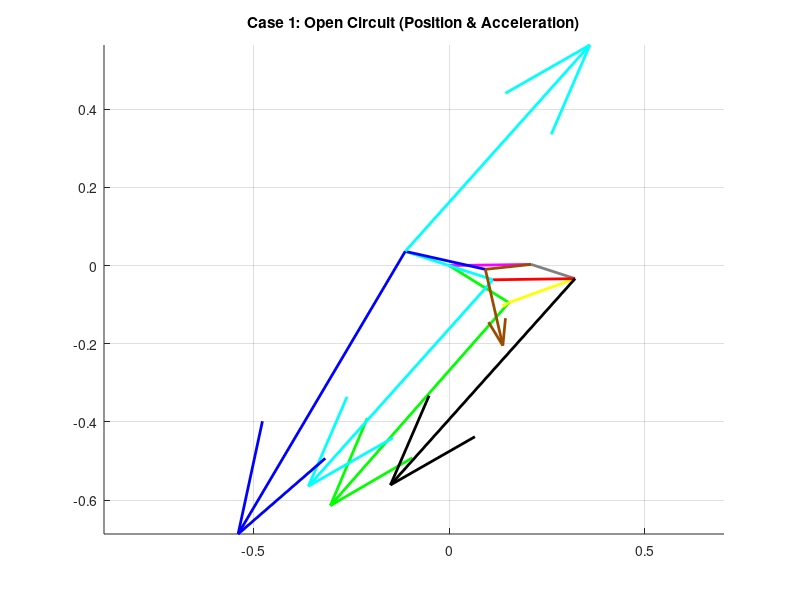
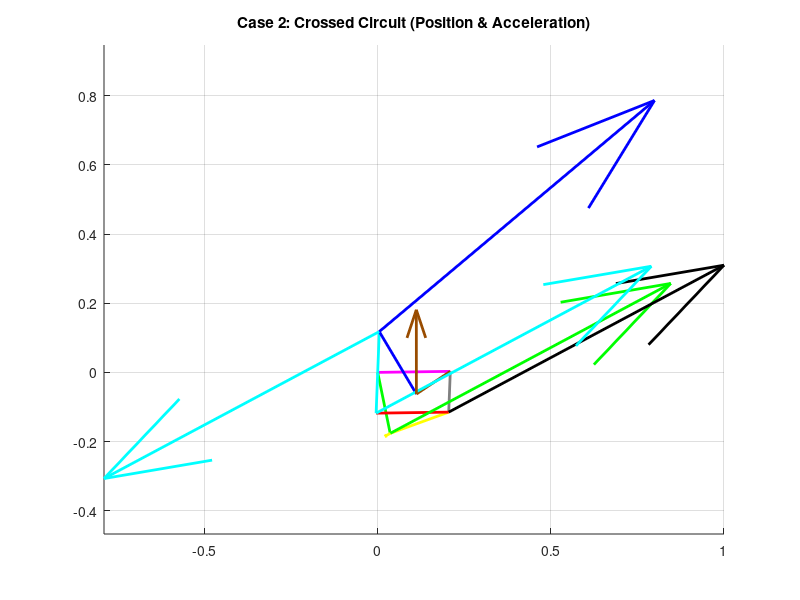

These charts were generated, in order, by the following MATLAB code:
clear all
close all
clc

% ==========================================
% SECTION 1: PARAMETERS & INPUT
% ==========================================
L1 = 0.210; % Ground (Pink)
L2_Loop1 = 0.180; % Green
L3_Loop1 = 0.180; % Yellow
L4_Shared = 0.118; % Grey

L2_Loop2 = 0.118; % Cyan
L3_Loop2 = 0.210; % Red

L2_Loop3 = 0.118; % Cyan (Extended)
L3_Loop3 = 0.210; % Blue
L4_Loop3 = 0.118; % Brown

d = L1;
offset_deg = 0.81;
offset = deg2rad(offset_deg);

q3d_global = 19.94; 
q3 = deg2rad(q3d_global) - offset;

w_Yellow = -2.2;      % Input Angular Velocity
alpha_Yellow = -0.8;  % Input Angular Acceleration

% ==========================================
% SECTION 2: POSITION ANALYSIS
% ==========================================

% --- LOOP 1 ---
a = L2_Loop1; b = L3_Loop1; c = L4_Shared;
K1=d/b; K2=d/c; K3=(b^2-a^2+c^2+d^2)/(2*b*c); K4=d/a; K5=(c^2-d^2-b^2-a^2)/(2*b*a);
A=cos(q3)-K1-K2*cos(q3)+K3; B=-2*sin(q3); C=K1-(K2+1)*cos(q3)+K3;
D=cos(q3)-K1+K4*cos(q3)+K5; E=-2*sin(q3); F=K1+(K4-1)*cos(q3)+K5;

q4_L1_open = 2*atan((-B - sqrt(B^2 - 4*A*C))/(2*A));
q2_L1_open = 2*atan((-E - sqrt(E^2 - 4*D*F))/(2*D));
q4_L1_cross = 2*atan((-B + sqrt(B^2 - 4*A*C))/(2*A));
q2_L1_cross = 2*atan((-E + sqrt(E^2 - 4*D*F))/(2*D));

% --- LOOP 2 ---
a = L2_Loop2; b = L3_Loop2; c = L4_Shared;
K1_L2=d/c; K2_L2=d/a; K3_L2=(c^2-b^2+a^2+d^2)/(2*c*a); K4_L2=d/b; K5_L2=(a^2-d^2-c^2-b^2)/(2*c*b);

% Case 1 (Open)
q_in_1 = q4_L1_open;
A2_1=cos(q_in_1)-K1_L2-K2_L2*cos(q_in_1)+K3_L2; B2_1=-2*sin(q_in_1); C2_1=K1_L2-(K2_L2+1)*cos(q_in_1)+K3_L2;
D2_1=cos(q_in_1)-K1_L2+K4_L2*cos(q_in_1)+K5_L2; E2_1=-2*sin(q_in_1); F2_1=K1_L2+(K4_L2-1)*cos(q_in_1)+K5_L2;
q2_Cyan_1 = 2*atan((-B2_1 + sqrt(B2_1^2 - 4*A2_1*C2_1))/(2*A2_1)); 
q3_Red_1 = 2*atan((-E2_1 + sqrt(E2_1^2 - 4*D2_1*F2_1))/(2*D2_1));

% Case 2 (Crossed)
q_in_2 = q4_L1_cross;
A2_2=cos(q_in_2)-K1_L2-K2_L2*cos(q_in_2)+K3_L2; B2_2=-2*sin(q_in_2); C2_2=K1_L2-(K2_L2+1)*cos(q_in_2)+K3_L2;
D2_2=cos(q_in_2)-K1_L2+K4_L2*cos(q_in_2)+K5_L2; E2_2=-2*sin(q_in_2); F2_2=K1_L2+(K4_L2-1)*cos(q_in_2)+K5_L2;
q2_Cyan_2 = 2*atan((-B2_2 + sqrt(B2_2^2 - 4*A2_2*C2_2))/(2*A2_2)); 
q3_Red_2 = 2*atan((-E2_2 + sqrt(E2_2^2 - 4*D2_2*F2_2))/(2*D2_2));

% --- LOOP 3 ---
a = L2_Loop3; b = L3_Loop3; c = L4_Loop3;
K1_L3=d/a; K2_L3=d/c; K3_L3=(a^2-b^2+c^2+d^2)/(2*a*c); K4_L3=d/b; K5_L3=(c^2-d^2-a^2-b^2)/(2*a*b);

% Case 1 (Open)
q_in_3_1 = q2_Cyan_1 + pi;
A3_1=cos(q_in_3_1)-K1_L3-K2_L3*cos(q_in_3_1)+K3_L3; B3_1=-2*sin(q_in_3_1); C3_1=K1_L3-(K2_L3+1)*cos(q_in_3_1)+K3_L3;
D3_1=cos(q_in_3_1)-K1_L3+K4_L3*cos(q_in_3_1)+K5_L3; E3_1=-2*sin(q_in_3_1); F3_1=K1_L3+(K4_L3-1)*cos(q_in_3_1)+K5_L3;
q4_Brown_1 = 2*atan((-B3_1 + sqrt(B3_1^2 - 4*A3_1*C3_1))/(2*A3_1));
q3_Blue_1 = 2*atan((-E3_1 + sqrt(E3_1^2 - 4*D3_1*F3_1))/(2*D3_1));

% Case 2 (Crossed)
q_in_3_2 = q2_Cyan_2 + pi;
A3_2=cos(q_in_3_2)-K1_L3-K2_L3*cos(q_in_3_2)+K3_L3; B3_2=-2*sin(q_in_3_2); C3_2=K1_L3-(K2_L3+1)*cos(q_in_3_2)+K3_L3;
D3_2=cos(q_in_3_2)-K1_L3+K4_L3*cos(q_in_3_2)+K5_L3; E3_2=-2*sin(q_in_3_2); F3_2=K1_L3+(K4_L3-1)*cos(q_in_3_2)+K5_L3;
q4_Brown_2 = 2*atan((-B3_2 + sqrt(B3_2^2 - 4*A3_2*C3_2))/(2*A3_2));
q3_Blue_2 = 2*atan((-E3_2 + sqrt(E3_2^2 - 4*D3_2*F3_2))/(2*D3_2));

% ==========================================
% SECTION 3: VELOCITY ANALYSIS
% ==========================================

% --- Loop 1 ---
a=L2_Loop1; b=L3_Loop1; c=L4_Shared;
% Case 1
w_Grey_1 = (b * w_Yellow * sin(q3 - q2_L1_open)) / (c * sin(q4_L1_open - q2_L1_open));
w_Green_1 = (b * w_Yellow * sin(q4_L1_open - q3)) / (a * sin(q4_L1_open - q2_L1_open));
% Case 2
w_Grey_2 = (b * w_Yellow * sin(q3 - q2_L1_cross)) / (c * sin(q4_L1_cross - q2_L1_cross));
w_Green_2 = (b * w_Yellow * sin(q4_L1_cross - q3)) / (a * sin(q4_L1_cross - q2_L1_cross));

% --- Loop 2 ---
a=L2_Loop2; b=L3_Loop2; c=L4_Shared;
% Case 1
w_Cyan_1 = (c * w_Grey_1 * sin(q4_L1_open - q3_Red_1)) / (a * sin(q2_Cyan_1 - q3_Red_1));
w_Red_1 = (c * w_Grey_1 * sin(q4_L1_open - q2_Cyan_1)) / (b * sin(q3_Red_1 - q2_Cyan_1));
% Case 2
w_Cyan_2 = (c * w_Grey_2 * sin(q4_L1_cross - q3_Red_2)) / (a * sin(q2_Cyan_2 - q3_Red_2));
w_Red_2 = (c * w_Grey_2 * sin(q4_L1_cross - q2_Cyan_2)) / (b * sin(q3_Red_2 - q2_Cyan_2));

% --- Loop 3 ---
a=L2_Loop3; b=L3_Loop3; c=L4_Loop3;
% Case 1
w_Brown_1 = (a * w_Cyan_1 * sin(q_in_3_1 - q3_Blue_1)) / (c * sin(q4_Brown_1 - q3_Blue_1));
w_Blue_1 = (a * w_Cyan_1 * sin(q4_Brown_1 - q_in_3_1)) / (b * sin(q4_Brown_1 - q3_Blue_1));
% Case 2
w_Brown_2 = (a * w_Cyan_2 * sin(q_in_3_2 - q3_Blue_2)) / (c * sin(q4_Brown_2 - q3_Blue_2));
w_Blue_2 = (a * w_Cyan_2 * sin(q4_Brown_2 - q_in_3_2)) / (b * sin(q4_Brown_2 - q3_Blue_2));

% ==========================================
% SECTION 5: ACCELERATION ANALYSIS
% ==========================================
% Using Cramer's Rule Formula (A,B,C,D,E,F)
% Eq: A*x + B*y = C
%     D*x + E*y = F
% x = (C*E - B*F) / (A*E - B*D)
% y = (A*F - C*D) / (A*E - B*D)

% --- Loop 1: Green(2) + Yellow(3) - Grey(4) = 0 ---
% Unknowns: x=alpha_Green(2), y=alpha_Grey(4)
% Known: alpha_Yellow(3) = -0.8
a = L2_Loop1; b = L3_Loop1; c = L4_Shared;

% Case 1 (Open)
A_coef = -a*sin(q2_L1_open); 
B_coef = c*sin(q4_L1_open); % Note: Term -c*alpha4 moved to LHS becomes +c*sin
D_coef = a*cos(q2_L1_open); 
E_coef = -c*cos(q4_L1_open);

% RHS Terms (Moved w^2 and alpha_Yellow to RHS)
C_val = a*w_Green_1^2*cos(q2_L1_open) + b*w_Yellow^2*cos(q3) + b*alpha_Yellow*sin(q3) - c*w_Grey_1^2*cos(q4_L1_open);
F_val = a*w_Green_1^2*sin(q2_L1_open) + b*w_Yellow^2*sin(q3) - b*alpha_Yellow*cos(q3) - c*w_Grey_1^2*sin(q4_L1_open);

alpha_Green_1 = (C_val*E_coef - B_coef*F_val) / (A_coef*E_coef - B_coef*D_coef);
alpha_Grey_1  = (A_coef*F_val - C_val*D_coef) / (A_coef*E_coef - B_coef*D_coef);

% Case 2 (Crossed)
A_coef = -a*sin(q2_L1_cross); 
B_coef = c*sin(q4_L1_cross);
D_coef = a*cos(q2_L1_cross); 
E_coef = -c*cos(q4_L1_cross);

C_val = a*w_Green_2^2*cos(q2_L1_cross) + b*w_Yellow^2*cos(q3) + b*alpha_Yellow*sin(q3) - c*w_Grey_2^2*cos(q4_L1_cross);
F_val = a*w_Green_2^2*sin(q2_L1_cross) + b*w_Yellow^2*sin(q3) - b*alpha_Yellow*cos(q3) - c*w_Grey_2^2*sin(q4_L1_cross);

alpha_Green_2 = (C_val*E_coef - B_coef*F_val) / (A_coef*E_coef - B_coef*D_coef);
alpha_Grey_2  = (A_coef*F_val - C_val*D_coef) / (A_coef*E_coef - B_coef*D_coef);


% --- Loop 2: Cyan(2) + Red(3) - Grey(4) = 0 ---
% Unknowns: x=alpha_Cyan(2), y=alpha_Red(3)
% Known: alpha_Grey(4) from Loop 1
a = L2_Loop2; b = L3_Loop2; c = L4_Shared;

% Case 1
A_coef = -a*sin(q2_Cyan_1); 
B_coef = -b*sin(q3_Red_1);
D_coef = a*cos(q2_Cyan_1);  
E_coef = b*cos(q3_Red_1);

% RHS (Includes Grey Known Terms)
C_val = a*w_Cyan_1^2*cos(q2_Cyan_1) + b*w_Red_1^2*cos(q3_Red_1) - c*w_Grey_1^2*cos(q4_L1_open) - c*alpha_Grey_1*sin(q4_L1_open);
F_val = a*w_Cyan_1^2*sin(q2_Cyan_1) + b*w_Red_1^2*sin(q3_Red_1) - c*w_Grey_1^2*sin(q4_L1_open) + c*alpha_Grey_1*cos(q4_L1_open);

alpha_Cyan_1 = (C_val*E_coef - B_coef*F_val) / (A_coef*E_coef - B_coef*D_coef);
alpha_Red_1  = (A_coef*F_val - C_val*D_coef) / (A_coef*E_coef - B_coef*D_coef);

% Case 2
A_coef = -a*sin(q2_Cyan_2); 
B_coef = -b*sin(q3_Red_2);
D_coef = a*cos(q2_Cyan_2);  
E_coef = b*cos(q3_Red_2);

C_val = a*w_Cyan_2^2*cos(q2_Cyan_2) + b*w_Red_2^2*cos(q3_Red_2) - c*w_Grey_2^2*cos(q4_L1_cross) - c*alpha_Grey_2*sin(q4_L1_cross);
F_val = a*w_Cyan_2^2*sin(q2_Cyan_2) + b*w_Red_2^2*sin(q3_Red_2) - c*w_Grey_2^2*sin(q4_L1_cross) + c*alpha_Grey_2*cos(q4_L1_cross);

alpha_Cyan_2 = (C_val*E_coef - B_coef*F_val) / (A_coef*E_coef - B_coef*D_coef);
alpha_Red_2  = (A_coef*F_val - C_val*D_coef) / (A_coef*E_coef - B_coef*D_coef);


% --- Loop 3: Cyan(2) + Blue(3) - Brown(4) = 0 ---
% Unknowns: x=alpha_Blue(3), y=alpha_Brown(4)
% Known: alpha_Cyan(2) from Loop 2
a = L2_Loop3; b = L3_Loop3; c = L4_Loop3;

% Case 1
A_coef = -b*sin(q3_Blue_1); 
B_coef = c*sin(q4_Brown_1);
D_coef = b*cos(q3_Blue_1);  
E_coef = -c*cos(q4_Brown_1);

C_val = a*w_Cyan_1^2*cos(q_in_3_1) + a*alpha_Cyan_1*sin(q_in_3_1) + b*w_Blue_1^2*cos(q3_Blue_1) - c*w_Brown_1^2*cos(q4_Brown_1);
F_val = a*w_Cyan_1^2*sin(q_in_3_1) - a*alpha_Cyan_1*cos(q_in_3_1) + b*w_Blue_1^2*sin(q3_Blue_1) - c*w_Brown_1^2*sin(q4_Brown_1);

alpha_Blue_1  = (C_val*E_coef - B_coef*F_val) / (A_coef*E_coef - B_coef*D_coef);
alpha_Brown_1 = (A_coef*F_val - C_val*D_coef) / (A_coef*E_coef - B_coef*D_coef);

% Case 2
A_coef = -b*sin(q3_Blue_2); 
B_coef = c*sin(q4_Brown_2);
D_coef = b*cos(q3_Blue_2);  
E_coef = -c*cos(q4_Brown_2);

C_val = a*w_Cyan_2^2*cos(q_in_3_2) + a*alpha_Cyan_2*sin(q_in_3_2) + b*w_Blue_2^2*cos(q3_Blue_2) - c*w_Brown_2^2*cos(q4_Brown_2);
F_val = a*w_Cyan_2^2*sin(q_in_3_2) - a*alpha_Cyan_2*cos(q_in_3_2) + b*w_Blue_2^2*sin(q3_Blue_2) - c*w_Brown_2^2*sin(q4_Brown_2);

alpha_Blue_2  = (C_val*E_coef - B_coef*F_val) / (A_coef*E_coef - B_coef*D_coef);
alpha_Brown_2 = (A_coef*F_val - C_val*D_coef) / (A_coef*E_coef - B_coef*D_coef);


% --- DISPLAY ACCELERATION RESULTS ---
disp('======================================');
disp('    ANGULAR ACCELERATION (rad/s^2)');
disp('======================================');
disp('--- CASE 1 (OPEN) ---');
disp(['  alpha_Green:  ', num2str(alpha_Green_1)]);
disp(['  alpha_Yellow: ', num2str(alpha_Yellow)]);
disp(['  alpha_Grey:   ', num2str(alpha_Grey_1)]);
disp(['  alpha_Cyan:   ', num2str(alpha_Cyan_1)]);
disp(['  alpha_Red:    ', num2str(alpha_Red_1)]);
disp(['  alpha_Blue:   ', num2str(alpha_Blue_1)]);
disp(['  alpha_Brown:  ', num2str(alpha_Brown_1)]);
disp(' ');
disp('--- CASE 2 (CROSSED) ---');
disp(['  alpha_Green:  ', num2str(alpha_Green_2)]);
disp(['  alpha_Yellow: ', num2str(alpha_Yellow)]);
disp(['  alpha_Grey:   ', num2str(alpha_Grey_2)]);
disp(['  alpha_Cyan:   ', num2str(alpha_Cyan_2)]);
disp(['  alpha_Red:    ', num2str(alpha_Red_2)]);
disp(['  alpha_Blue:   ', num2str(alpha_Blue_2)]);
disp(['  alpha_Brown:  ', num2str(alpha_Brown_2)]);


% ==========================================
% SECTION 6: VECTORS & PLOTTING
% ==========================================
% Vector A = (j*alpha*L - L*w^2) * exp(j*theta)
% Tangential = j*alpha*L, Normal = -L*w^2
RO4O2 = L1*exp(1i*offset);
RO4O2x = real(RO4O2); RO4O2y = imag(RO4O2);
AccScale = 0.02; % Adjusted scale for visibility

% --- Case 1 Vectors ---
A_Green_1 = (1i*alpha_Green_1*L2_Loop1 - L2_Loop1*w_Green_1^2) * exp(1i*(q2_L1_open+offset));
A_Yellow_Rel_1 = (1i*alpha_Yellow*L3_Loop1 - L3_Loop1*w_Yellow^2) * exp(1i*(q3+offset));
A_Grey_1 = (1i*alpha_Grey_1*L4_Shared - L4_Shared*w_Grey_1^2) * exp(1i*(q4_L1_open+offset));
A_Cyan_1 = (1i*alpha_Cyan_1*L2_Loop2 - L2_Loop2*w_Cyan_1^2) * exp(1i*(q2_Cyan_1+offset));
A_Red_Rel_1 = (1i*alpha_Red_1*L3_Loop2 - L3_Loop2*w_Red_1^2) * exp(1i*(q3_Red_1+offset));
A_Cyan_Up_1 = (1i*alpha_Cyan_1*L2_Loop3 - L2_Loop3*w_Cyan_1^2) * exp(1i*(q_in_3_1+offset));
A_Blue_Rel_1 = (1i*alpha_Blue_1*L3_Loop3 - L3_Loop3*w_Blue_1^2) * exp(1i*(q3_Blue_1+offset));
A_Brown_1 = (1i*alpha_Brown_1*L4_Loop3 - L4_Loop3*w_Brown_1^2) * exp(1i*(q4_Brown_1+offset));

% --- Case 2 Vectors ---
A_Green_2 = (1i*alpha_Green_2*L2_Loop1 - L2_Loop1*w_Green_2^2) * exp(1i*(q2_L1_cross+offset));
A_Yellow_Rel_2 = (1i*alpha_Yellow*L3_Loop1 - L3_Loop1*w_Yellow^2) * exp(1i*(q3+offset));
A_Grey_2 = (1i*alpha_Grey_2*L4_Shared - L4_Shared*w_Grey_2^2) * exp(1i*(q4_L1_cross+offset));
A_Cyan_2 = (1i*alpha_Cyan_2*L2_Loop2 - L2_Loop2*w_Cyan_2^2) * exp(1i*(q2_Cyan_2+offset));
A_Red_Rel_2 = (1i*alpha_Red_2*L3_Loop2 - L3_Loop2*w_Red_2^2) * exp(1i*(q3_Red_2+offset));
A_Cyan_Up_2 = (1i*alpha_Cyan_2*L2_Loop3 - L2_Loop3*w_Cyan_2^2) * exp(1i*(q_in_3_2+offset));
A_Blue_Rel_2 = (1i*alpha_Blue_2*L3_Loop3 - L3_Loop3*w_Blue_2^2) * exp(1i*(q3_Blue_2+offset));
A_Brown_2 = (1i*alpha_Brown_2*L4_Loop3 - L4_Loop3*w_Brown_2^2) * exp(1i*(q4_Brown_2+offset));

% --- Plot Case 1 ---
figure(1);
hold on; title('Case 1: Open Circuit (Position & Acceleration)');
% 1. Plot Mechanism (Position) - EXACTLY AS REQUESTED
R_Green = L2_Loop1*exp(1i*(q2_L1_open+offset));
R_Grey = L4_Shared*exp(1i*(q4_L1_open+offset));
R_Cyan = L2_Loop2*exp(1i*(q2_Cyan_1+offset));
R_Cyan_Up = L2_Loop3*exp(1i*(q_in_3_1+offset));
R_Brown = L4_Loop3*exp(1i*(q4_Brown_1+offset));

plot([0 RO4O2x], [0 RO4O2y], 'm-', 'LineWidth', 2); % Ground
plot([0 real(R_Green)], [0 imag(R_Green)], 'g-', 'LineWidth', 2); % Green
plot([real(R_Green) real(R_Grey)+RO4O2x], [imag(R_Green) imag(R_Grey)+RO4O2y], 'y-', 'LineWidth', 2); % Yellow
plot([RO4O2x real(R_Grey)+RO4O2x], [RO4O2y imag(R_Grey)+RO4O2y], 'Color', [0.5 0.5 0.5], 'LineWidth', 2); % Grey
plot([0 real(R_Cyan)], [0 imag(R_Cyan)], 'c-', 'LineWidth', 2); % Cyan
plot([real(R_Cyan) real(R_Grey)+RO4O2x], [imag(R_Cyan) imag(R_Grey)+RO4O2y], 'r-', 'LineWidth', 2); % Red
plot([0 real(R_Cyan_Up)], [0 imag(R_Cyan_Up)], 'c-', 'LineWidth', 2); % Cyan Up
plot([real(R_Cyan_Up) real(R_Brown)+RO4O2x], [imag(R_Cyan_Up) imag(R_Brown)+RO4O2y], 'b-', 'LineWidth', 2); % Blue
plot([RO4O2x real(R_Brown)+RO4O2x], [RO4O2y imag(R_Brown)+RO4O2y], 'Color', [0.6 0.3 0], 'LineWidth', 2); % Brown

% 2. Plot Acceleration Vectors (Quiver)
quiver(real(R_Green), imag(R_Green), real(A_Green_1)*AccScale, imag(A_Green_1)*AccScale, 0, 'Color', 'g', 'LineWidth', 2);
quiver(real(R_Green), imag(R_Green), real(A_Yellow_Rel_1)*AccScale, imag(A_Yellow_Rel_1)*AccScale, 0, 'Color', 'y', 'LineWidth', 2);
quiver(real(R_Grey)+RO4O2x, imag(R_Grey)+RO4O2y, real(A_Grey_1)*AccScale, imag(A_Grey_1)*AccScale, 0, 'k', 'LineWidth', 2);
quiver(real(R_Cyan), imag(R_Cyan), real(A_Cyan_1)*AccScale, imag(A_Cyan_1)*AccScale, 0, 'c', 'LineWidth', 2);
quiver(real(R_Cyan), imag(R_Cyan), real(A_Red_Rel_1)*AccScale, imag(A_Red_Rel_1)*AccScale, 0, 'r', 'LineWidth', 2);
quiver(real(R_Cyan_Up), imag(R_Cyan_Up), real(A_Cyan_Up_1)*AccScale, imag(A_Cyan_Up_1)*AccScale, 0, 'c', 'LineWidth', 2);
quiver(real(R_Cyan_Up), imag(R_Cyan_Up), real(A_Blue_Rel_1)*AccScale, imag(A_Blue_Rel_1)*AccScale, 0, 'b', 'LineWidth', 2);
quiver(real(R_Brown)+RO4O2x, imag(R_Brown)+RO4O2y, real(A_Brown_1)*AccScale, imag(A_Brown_1)*AccScale, 0, 'Color', [0.6 0.3 0], 'LineWidth', 2);

axis equal; grid on;

% --- Plot Case 2 ---
figure(2);
hold on; title('Case 2: Crossed Circuit (Position & Acceleration)');
% 1. Plot Mechanism (Position)
R_Green_2 = L2_Loop1*exp(1i*(q2_L1_cross+offset));
R_Grey_2 = L4_Shared*exp(1i*(q4_L1_cross+offset));
R_Cyan_2 = L2_Loop2*exp(1i*(q2_Cyan_2+offset));
R_Cyan_Up_2 = L2_Loop3*exp(1i*(q_in_3_2+offset));
R_Brown_2 = L4_Loop3*exp(1i*(q4_Brown_2+offset));

plot([0 RO4O2x], [0 RO4O2y], 'm-', 'LineWidth', 2);
plot([0 real(R_Green_2)], [0 imag(R_Green_2)], 'g-', 'LineWidth', 2);
plot([real(R_Green_2) real(R_Grey_2)+RO4O2x], [imag(R_Green_2) imag(R_Grey_2)+RO4O2y], 'y-', 'LineWidth', 2);
plot([RO4O2x real(R_Grey_2)+RO4O2x], [RO4O2y imag(R_Grey_2)+RO4O2y], 'Color', [0.5 0.5 0.5], 'LineWidth', 2);
plot([0 real(R_Cyan_2)], [0 imag(R_Cyan_2)], 'c-', 'LineWidth', 2);
plot([real(R_Cyan_2) real(R_Grey_2)+RO4O2x], [imag(R_Cyan_2) imag(R_Grey_2)+RO4O2y], 'r-', 'LineWidth', 2);
plot([0 real(R_Cyan_Up_2)], [0 imag(R_Cyan_Up_2)], 'c-', 'LineWidth', 2);
plot([real(R_Cyan_Up_2) real(R_Brown_2)+RO4O2x], [imag(R_Cyan_Up_2) imag(R_Brown_2)+RO4O2y], 'b-', 'LineWidth', 2);
plot([RO4O2x real(R_Brown_2)+RO4O2x], [RO4O2y imag(R_Brown_2)+RO4O2y], 'Color', [0.6 0.3 0], 'LineWidth', 2);

% 2. Plot Acceleration Vectors (Quiver)
quiver(real(R_Green_2), imag(R_Green_2), real(A_Green_2)*AccScale, imag(A_Green_2)*AccScale, 0, 'g', 'LineWidth', 2);
quiver(real(R_Green_2), imag(R_Green_2), real(A_Yellow_Rel_2)*AccScale, imag(A_Yellow_Rel_2)*AccScale, 0, 'y', 'LineWidth', 2);
quiver(real(R_Grey_2)+RO4O2x, imag(R_Grey_2)+RO4O2y, real(A_Grey_2)*AccScale, imag(A_Grey_2)*AccScale, 0, 'k', 'LineWidth', 2);
quiver(real(R_Cyan_2), imag(R_Cyan_2), real(A_Cyan_2)*AccScale, imag(A_Cyan_2)*AccScale, 0, 'c', 'LineWidth', 2);
quiver(real(R_Cyan_2), imag(R_Cyan_2), real(A_Red_Rel_2)*AccScale, imag(A_Red_Rel_2)*AccScale, 0, 'r', 'LineWidth', 2);
quiver(real(R_Cyan_Up_2), imag(R_Cyan_Up_2), real(A_Cyan_Up_2)*AccScale, imag(A_Cyan_Up_2)*AccScale, 0, 'c', 'LineWidth', 2);
quiver(real(R_Cyan_Up_2), imag(R_Cyan_Up_2), real(A_Blue_Rel_2)*AccScale, imag(A_Blue_Rel_2)*AccScale, 0, 'b', 'LineWidth', 2);
quiver(real(R_Brown_2)+RO4O2x, imag(R_Brown_2)+RO4O2y, real(A_Brown_2)*AccScale, imag(A_Brown_2)*AccScale, 0, 'Color', [0.6 0.3 0], 'LineWidth', 2);

axis equal; grid on;
